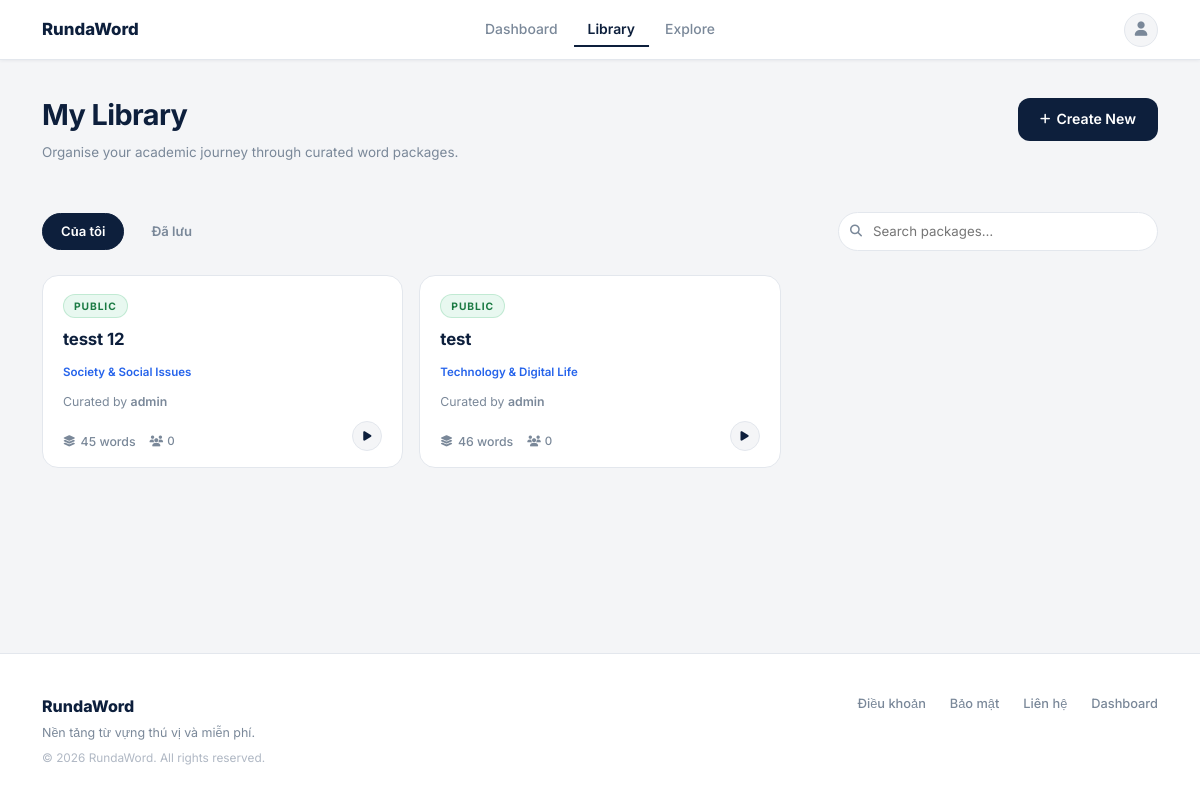
The app's page /packages (signed in), older data.
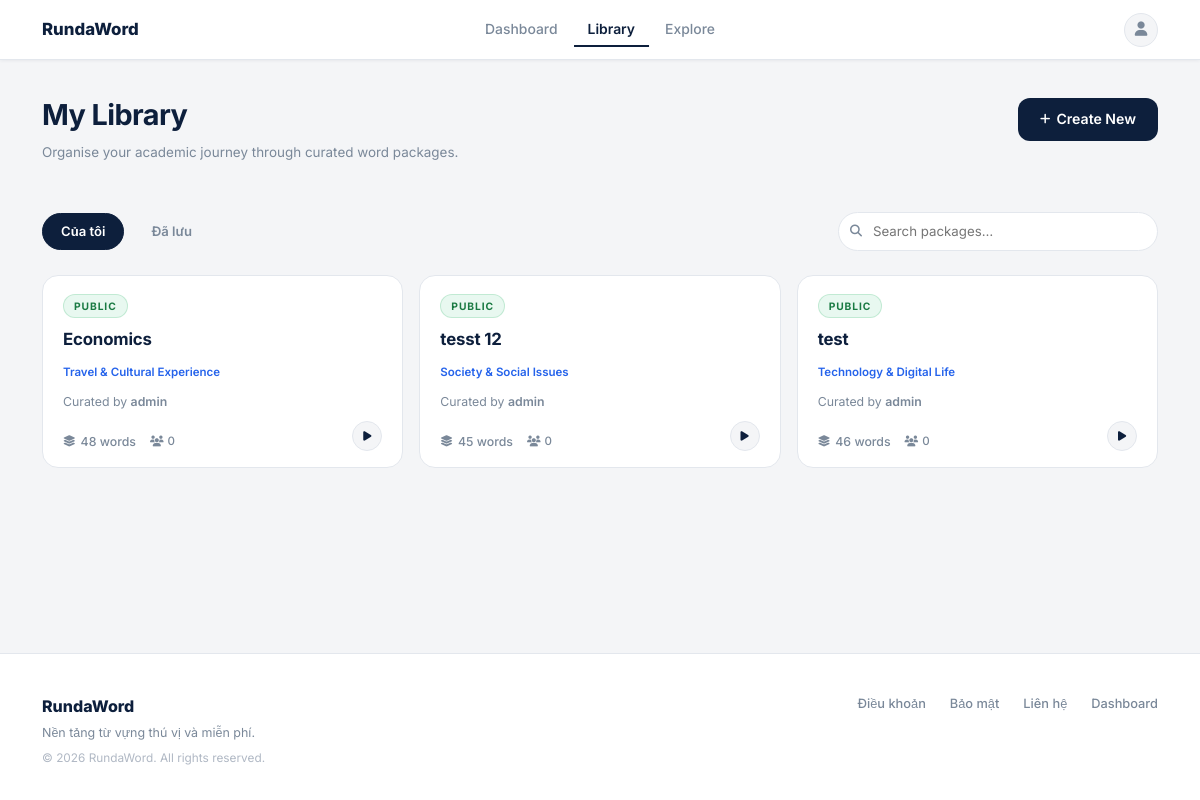
The same page, newer data.
### main.py (models this page shows, shortened)
class VocabPackage(db.Model):
    __tablename__ = 'vocab_packages'
    id                  = db.Column(db.Integer, primary_key=True)
    package_name        = db.Column(db.String(100), nullable=False)
    package_description = db.Column(db.Text)
    topic               = db.Column(db.String(80))          # NEW: topic/category field
    created_at          = db.Column(db.DateTime, default=datetime.utcnow)
    updated_at          = db.Column(db.DateTime, default=datetime.utcnow)
    user_id             = db.Column(db.Integer, db.ForeignKey('users.id'), nullable=False)
    is_public           = db.Column(db.Boolean, default=True)
    vocabularies = db.relationship(
        'Vocabulary', backref='package', lazy=True, cascade='all, delete-orphan'
    )

class User(UserMixin, db.Model):
    __tablename__ = 'users'
    id            = db.Column(db.Integer, primary_key=True)
    username      = db.Column(db.String(50),  unique=True, nullable=False)
    name          = db.Column(db.String(100))
    email         = db.Column(db.String(120), unique=True, nullable=False)
    password_hash = db.Column(db.String(255), nullable=False)
    role          = db.Column(db.Integer, default=ROLE_USER, nullable=False)
    created_at    = db.Column(db.DateTime, default=datetime.utcnow)
    packages = db.relationship(
        'VocabPackage', backref='user', lazy=True, cascade='all, delete-orphan',
        foreign_keys='VocabPackage.user_id'
    )
    saved_packages = db.relationship(
        'VocabPackage', secondary=user_saved_packages,
        backref=db.backref('saved_by', lazy='dynamic'), lazy='dynamic'
    )
    @property
    def is_admin(self):
        return self.role == ROLE_ADMIN

### main.py (the view)
@app.route('/packages')
@login_required
def packages():
    q   = request.args.get('q', '').strip()
    tab = request.args.get('tab', 'mine')
    if q:
        pkgs = search_packages(VocabPackage, q, include_private_for_user=current_user.id)
        saved_pkgs = []
        if not pkgs:
            flash('Không tìm thấy gói từ phù hợp.', 'warning')
    else:
        if tab == 'saved':
            pkgs       = []
            saved_pkgs = current_user.saved_packages \
                .order_by(VocabPackage.updated_at.desc()).all()
        else:
            pkgs = VocabPackage.query.filter_by(user_id=current_user.id) \
                .order_by(VocabPackage.updated_at.desc()).all()
            saved_pkgs = []
    all_visible_pkgs = pkgs + saved_pkgs
    learner_counts = learner_counts_for_packages(
        db, user_saved_packages, func, list({p.id for p in all_visible_pkgs})
    )
    return render_template(
        'packages.html',
        packages=pkgs, saved_packages=saved_pkgs,
        tab=tab, search_query=q,
        learner_counts=learner_counts
    )

### main.py (called while the page is built)
@login_manager.user_loader
def load_user(user_id):
    return User.query.get(int(user_id))

### services/stats_service.py (called while the page is built)
def learner_counts_for_packages(db, user_saved_packages, func, package_ids: list[int]) -> dict[int, int]:
    if not package_ids:
        return {}
    rows = (
        db.session.query(user_saved_packages.c.package_id, func.count(user_saved_packages.c.user_id))
        .filter(user_saved_packages.c.package_id.in_(package_ids))
        .group_by(user_saved_packages.c.package_id)
        .all()
    )
    return {package_id: count for package_id, count in rows}

### templates/packages.html (shortened to what this page needs)
{% extends "base.html" %}
{% block content %}
<div class="container" style="padding-top:32px;padding-bottom:64px;">
  <div class="d-flex justify-content-between align-items-start mb-5">
    <div>
      <div class="library-title">My Library</div>
      <div class="library-subtitle">Organise your academic journey through curated word packages.</div>
    </div>
    <a href="{{ url_for('create_package') }}" class="btn-navy" style="white-space:nowrap;margin-top:6px;">
      <i class="fas fa-plus" style="font-size:0.74rem;"></i> Create New
    </a>
  </div>
  <div class="lib-tab-row">
    {% if not search_query %}
    <a href="{{ url_for('packages', tab='mine') }}"
       class="lib-tab {% if tab == 'mine' %}active{% endif %}">Của tôi</a>
    <a href="{{ url_for('packages', tab='saved') }}"
       class="lib-tab {% if tab == 'saved' %}active{% endif %}">Đã lưu</a>
    {% endif %}
    <form method="GET" action="{{ url_for('packages') }}" class="lib-search" >
      <i class="fas fa-search si"></i>
      <input type="text" name="q" placeholder="Search packages…" value="{{ search_query or '' }}" style="background-color: white;">
    </form>
  </div>
  {% if search_query %}
  <div style="font-size:0.82rem;color:var(--text-muted);margin-bottom:20px;font-weight:500;">
    Results for "<strong style="color:var(--navy);">{{ search_query }}</strong>"
    <a href="{{ url_for('packages') }}" style="margin-left:10px;color:var(--text-muted);text-decoration:none;">✕ Clear</a>
  </div>
  {% if packages %}
  <div class="pkg-grid">
    {% for pkg in packages %}
    <a href="{{ url_for('package_detail', package_id=pkg.id) }}" class="pkg-card">
      <div class="pkg-card-top">
        <span class="pkg-badge {% if pkg.is_public %}public{% else %}private{% endif %}">
          {% if pkg.is_public %}Public{% else %}Private{% endif %}
        </span>
        <div class="pkg-author-avatar"><i class="fas fa-user" style="font-size:0.65rem;"></i></div>
      </div>
      <div class="pkg-name">{{ pkg.package_name }}</div>
      <div class="pkg-topic">{{ pkg.topic or 'Others' }}</div>
      <div class="pkg-author">by <strong>{{ pkg.user.username if pkg.user else '—' }}</strong></div>
      <div class="pkg-meta">
        <div class="pkg-meta-stats">
          <div class="pkg-meta-row">
            <span class="pkg-word-count"><i class="fas fa-layer-group" style="font-size:0.7rem;"></i> {{ pkg.vocabularies|length }} words</span>
            <span class="pkg-learners" title="Đã lưu vào thư viện"><i class="fas fa-users" style="font-size:0.68rem;"></i> {{ learner_counts.get(pkg.id, 0) }}</span>
          </div>
        </div>
        <span class="pkg-play-btn"><i class="fas fa-play"></i></span>
      </div>
    </a>
    {% endfor %}
  </div>
  {% else %}
  <div class="rw-card text-center py-5">
    <i class="fas fa-search fa-2x mb-3" style="color:var(--border);"></i>
    <p style="color:var(--text-muted);margin:0;">No packages found.</p>
  </div>
  {% endif %}
  {% else %}
  {% if packages %}
  <div class="pkg-grid">
    {% for pkg in packages %}
    <a href="{{ url_for('package_detail', package_id=pkg.id) }}" class="pkg-card">
      <div class="pkg-card-top">
        <span class="pkg-badge {% if pkg.is_public %}public{% else %}private{% endif %}">
          {% if pkg.is_public %}Public{% else %}Private{% endif %}
        </span>
      </div>
      <div class="pkg-name">{{ pkg.package_name }}</div>
      <div class="pkg-topic">{{ pkg.topic or 'Others' }}</div>
      <div class="pkg-author">Curated by <strong>{{ current_user.username }}</strong></div>
      <div class="pkg-meta">
        <div class="pkg-meta-stats">
          <div class="pkg-meta-row">
            <span class="pkg-word-count"><i class="fas fa-layer-group" style="font-size:0.7rem;"></i> {{ pkg.vocabularies|length }} words</span>
            <span class="pkg-learners" title="Đã lưu vào thư viện"><i class="fas fa-users" style="font-size:0.68rem;"></i> {{ learner_counts.get(pkg.id, 0) }}</span>
          </div>
        </div>
        <span class="pkg-play-btn"><i class="fas fa-play"></i></span>
      </div>
    </a>
    {% endfor %}
  </div>
  {% endif %}
  {% endif %}
</div>
{% endblock %}

Row changes from the older to the newer data that the page shows:
added VocabPackage: is_public "PUBLIC", package_name "Economics", topic "Travel & Cultural Experience", {{ current_user.username }} "admin", vocabularies|length "48", get "0"
